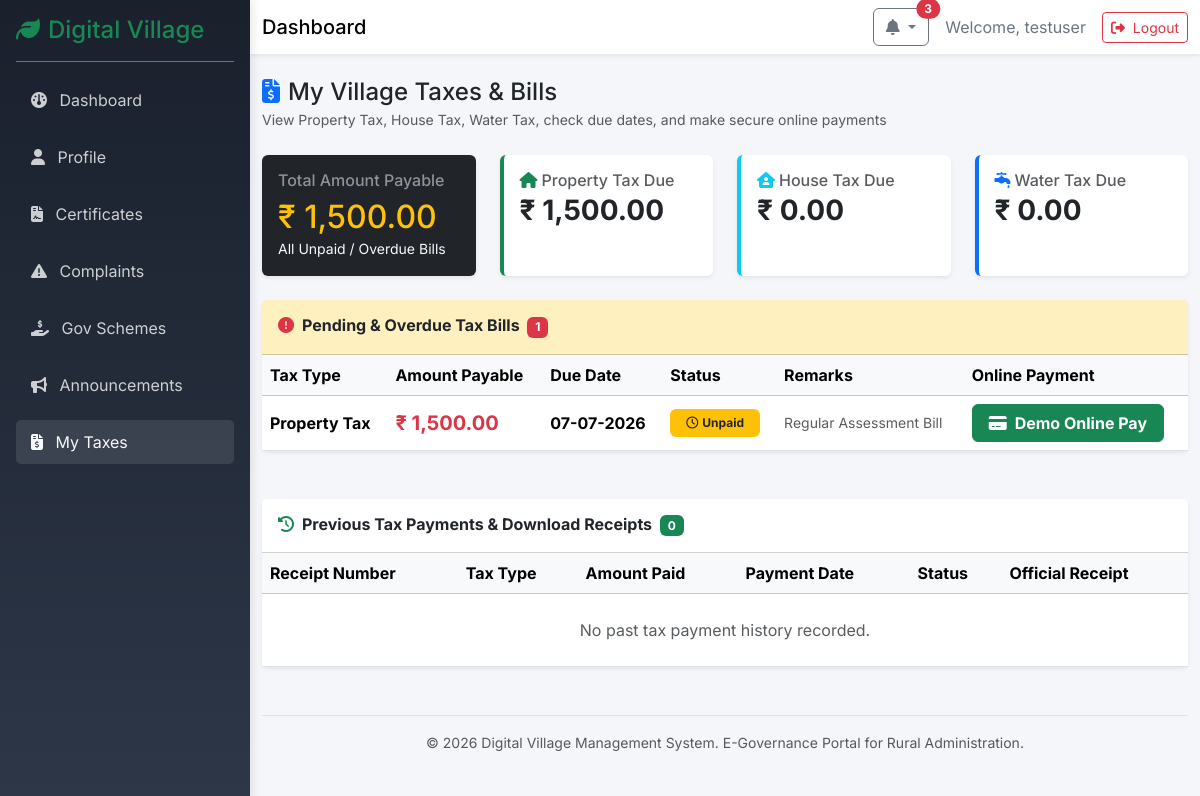
Screenshot of /villager/taxes (signed in) with the database file from the repository.
### models/user.py (models this page shows, shortened)
class User(UserMixin, db.Model):
    __tablename__ = 'users'
    id = db.Column(db.Integer, primary_key=True)
    username = db.Column(db.String(64), index=True, unique=True, nullable=False)
    password_hash = db.Column(db.String(256), nullable=False)
    role = db.Column(db.String(20), nullable=False, default='villager') # 'admin' or 'villager'
    created_at = db.Column(db.DateTime, default=datetime.utcnow)

### models/tax.py (models this page shows)
class Tax(db.Model):
    __tablename__ = 'taxes'
    id = db.Column(db.Integer, primary_key=True)
    villager_id = db.Column(db.Integer, db.ForeignKey('villagers.id'), nullable=False)
    tax_type = db.Column(db.String(50), nullable=False) # e.g. Property Tax, House Tax, Water Tax
    amount = db.Column(db.Float, nullable=False)
    due_date = db.Column(db.Date, nullable=False)
    payment_date = db.Column(db.DateTime, nullable=True)
    payment_status = db.Column(db.String(20), nullable=False, default='Unpaid') # Paid, Unpaid, Overdue
    receipt_number = db.Column(db.String(50), nullable=True, unique=True)
    remarks = db.Column(db.Text, nullable=True)
    created_at = db.Column(db.DateTime, default=datetime.utcnow)
    updated_at = db.Column(db.DateTime, default=datetime.utcnow, onupdate=datetime.utcnow)
    villager = db.relationship('Villager', backref=db.backref('taxes', lazy=True))

### routes/villager.py (the view)
@villager_bp.route('/taxes')
def taxes():
    villager_id = current_user.villager_profile.id
    all_taxes = Tax.query.filter_by(villager_id=villager_id).order_by(Tax.due_date.desc()).all()
    total_due = db.session.query(db.func.sum(Tax.amount)).filter(Tax.villager_id==villager_id, Tax.payment_status.in_(['Unpaid', 'Overdue'])).scalar() or 0.0
    prop_tax = db.session.query(db.func.sum(Tax.amount)).filter(Tax.villager_id==villager_id, Tax.tax_type=='Property Tax', Tax.payment_status.in_(['Unpaid', 'Overdue'])).scalar() or 0.0
    house_tax = db.session.query(db.func.sum(Tax.amount)).filter(Tax.villager_id==villager_id, Tax.tax_type=='House Tax', Tax.payment_status.in_(['Unpaid', 'Overdue'])).scalar() or 0.0
    water_tax = db.session.query(db.func.sum(Tax.amount)).filter(Tax.villager_id==villager_id, Tax.tax_type=='Water Tax', Tax.payment_status.in_(['Unpaid', 'Overdue'])).scalar() or 0.0
    paid_taxes = [t for t in all_taxes if t.payment_status == 'Paid']
    unpaid_taxes = [t for t in all_taxes if t.payment_status in ['Unpaid', 'Overdue']]
    return render_template('villager/taxes.html', taxes=all_taxes, paid_taxes=paid_taxes, unpaid_taxes=unpaid_taxes, total_due=total_due, prop_tax=prop_tax, house_tax=house_tax, water_tax=water_tax)

### routes/villager.py (called while the page is built)
@villager_bp.before_request
@login_required
def check_role():
    if current_user.role != 'villager':
        flash('Access denied. This section is for villagers only.', 'danger')
        return redirect(url_for('main.index'))

### templates/villager/taxes.html (shortened to what this page needs)
{% extends "dashboard_base.html" %}
{% block content %}
<div class="d-flex justify-content-between align-items-center mb-4 flex-wrap gap-2">
    <div>
        <h4 class="mb-0 text-dark"><i class="fa-solid fa-file-invoice-dollar me-2 text-primary"></i>My Village Taxes & Bills</h4>
        <small class="text-muted">View Property Tax, House Tax, Water Tax, check due dates, and make secure online payments</small>
    </div>
</div>
<div class="row g-4 mb-4">
    <div class="col-12 col-md-3">
        <div class="card shadow-sm border-0 bg-dark text-white h-100">
            <div class="card-body">
                <h6 class="card-title text-white-50">Total Amount Payable</h6>
                <h2 class="mb-0 text-warning">₹ {{ "{:,.2f}".format(total_due) }}</h2>
                <small class="text-light">All Unpaid / Overdue Bills</small>
            </div>
        </div>
    </div>
    <div class="col-12 col-md-3">
        <div class="card shadow-sm border-0 border-start border-success border-4 h-100">
            <div class="card-body">
                <h6 class="text-muted mb-1"><i class="fa-solid fa-home me-1 text-success"></i>Property Tax Due</h6>
                <h3 class="mb-0 fw-bold">₹ {{ "{:,.2f}".format(prop_tax) }}</h3>
            </div>
        </div>
    </div>
    <div class="col-12 col-md-3">
        <div class="card shadow-sm border-0 border-start border-info border-4 h-100">
            <div class="card-body">
                <h6 class="text-muted mb-1"><i class="fa-solid fa-house-user me-1 text-info"></i>House Tax Due</h6>
                <h3 class="mb-0 fw-bold">₹ {{ "{:,.2f}".format(house_tax) }}</h3>
            </div>
        </div>
    </div>
    <div class="col-12 col-md-3">
        <div class="card shadow-sm border-0 border-start border-primary border-4 h-100">
            <div class="card-body">
                <h6 class="text-muted mb-1"><i class="fa-solid fa-faucet-drip me-1 text-primary"></i>Water Tax Due</h6>
                <h3 class="mb-0 fw-bold">₹ {{ "{:,.2f}".format(water_tax) }}</h3>
            </div>
        </div>
    </div>
</div>
<div class="card shadow-sm border-0 mb-5">
    <div class="card-header bg-warning bg-opacity-25 py-3">
        <h6 class="mb-0 fw-bold text-dark"><i class="fa-solid fa-exclamation-circle me-2 text-danger"></i>Pending & Overdue Tax Bills <span class="badge bg-danger ms-1">{{ unpaid_taxes|length }}</span></h6>
    </div>
    <div class="card-body p-0">
        <div class="table-responsive">
            <table class="table table-hover align-middle mb-0">
                <thead class="table-light">
                    <tr>
                        <th>Tax Type</th>
                        <th>Amount Payable</th>
                        <th>Due Date</th>
                        <th>Status</th>
                        <th>Remarks</th>
                        <th>Online Payment</th>
                    </tr>
                </thead>
                <tbody>
                    {% for t in unpaid_taxes %}
                    <tr>
                        <td><strong>{{ t.tax_type }}</strong></td>
                        <td class="fw-bold text-danger fs-5">₹ {{ "{:,.2f}".format(t.amount) }}</td>
                        <td>
                            <span class="fw-bold">{{ t.due_date.strftime('%d-%m-%Y') }}</span>
                        </td>
                        <td>
                            {% if t.payment_status == 'Overdue' %}
                                <span class="badge bg-danger px-3 py-2"><i class="fa-solid fa-exclamation-triangle me-1"></i>Overdue</span>
                            {% else %}
                                <span class="badge bg-warning text-dark px-3 py-2"><i class="fa-regular fa-clock me-1"></i>Unpaid</span>
                            {% endif %}
                        </td>
                        <td class="text-muted small">{{ t.remarks or 'Regular Assessment Bill' }}</td>
                        <td>
                            <form action="{{ url_for('villager.pay_tax', id=t.id) }}" method="POST" onsubmit="return confirm('Demo Online Payment: Proceed to pay Rs. {{ t.amount }} for {{ t.tax_type }}?');">
                                <button type="submit" class="btn btn-success fw-bold px-3">
                                    <i class="fa-solid fa-credit-card me-2"></i>Demo Online Pay
                                </button>
                            </form>
                        </td>
                    </tr>
                    {% endfor %}
                </tbody>
            </table>
        </div>
    </div>
</div>
<div class="card shadow-sm border-0">
    <div class="card-header bg-white py-3">
        <h6 class="mb-0 fw-bold"><i class="fa-solid fa-history me-2 text-success"></i>Previous Tax Payments & Download Receipts <span class="badge bg-success ms-1">{{ paid_taxes|length }}</span></h6>
    </div>
    <div class="card-body p-0">
        <div class="table-responsive">
            <table class="table table-hover align-middle mb-0">
                <thead class="table-light">
                    <tr>
                        <th>Receipt Number</th>
                        <th>Tax Type</th>
                        <th>Amount Paid</th>
                        <th>Payment Date</th>
                        <th>Status</th>
                        <th>Official Receipt</th>
                    </tr>
                </thead>
                <tbody>
                    {% for p in paid_taxes %}
                    <tr>
                        <td><code class="text-success fw-bold fs-6">{{ p.receipt_number }}</code></td>
                        <td><strong>{{ p.tax_type }}</strong></td>
                        <td class="fw-bold text-success">₹ {{ "{:,.2f}".format(p.amount) }}</td>
                        <td>{% if p.payment_date %}{{ p.payment_date.strftime('%d-%m-%Y %H:%M') }}{% else %}{{ p.updated_at.strftime('%d-%m-%Y') }}{% endif %}</td>
                        <td><span class="badge bg-success px-3 py-2"><i class="fa-solid fa-check-circle me-1"></i>Paid</span></td>
                        <td>
                            <a href="{{ url_for('villager.tax_receipt', id=p.id) }}" target="_blank" class="btn btn-sm btn-outline-danger fw-bold">
                                <i class="fa-solid fa-file-pdf me-1"></i> Download Receipt (PDF)
                            </a>
                        </td>
                    </tr>
                    {% else %}
                    <tr>
                        <td colspan="6" class="text-center py-4 text-muted">No past tax payment history recorded.</td>
                    </tr>
                    {% endfor %}
                </tbody>
            </table>
        </div>
    </div>
</div>
{% endblock %}

### templates/dashboard_base.html (shortened to what this page needs)
<!DOCTYPE html>
<html lang="en">
<head>
    <link href="https://cdn.jsdelivr.net/npm/bootstrap@5.3.2/dist/css/bootstrap.min.css" rel="stylesheet">
    <link rel="stylesheet" href="https://cdnjs.cloudflare.com/ajax/libs/font-awesome/6.4.0/css/all.min.css">
    <link rel="stylesheet" href="{{ url_for('static', filename='css/style.css') }}">
</head>
<body class="dashboard-body">
    <div class="sidebar bg-dark text-white p-3" id="sidebar">
        <div class="sidebar-header border-bottom border-secondary pb-3 mb-3">
            <h4 class="mb-0 text-success"><i class="fa-solid fa-leaf me-2"></i>Digital Village</h4>
        </div>
        <ul class="nav flex-column sidebar-nav">
            {% if current_user.role == 'villager' %}
            <li class="nav-item mb-2">
                <a class="nav-link text-light {% if request.endpoint == 'villager.dashboard' %}active{% endif %}" href="{{ url_for('villager.dashboard') }}">
                    <i class="fa-solid fa-gauge me-2"></i> Dashboard
                </a>
            </li>
            <li class="nav-item mb-2">
                <a class="nav-link text-light {% if request.endpoint == 'villager.profile' %}active{% endif %}" href="{{ url_for('villager.profile') }}">
                    <i class="fa-solid fa-user me-2"></i> Profile
                </a>
            </li>
            <li class="nav-item mb-2">
                <a class="nav-link text-light {% if 'villager.certificate' in request.endpoint %}active{% endif %}" href="{{ url_for('villager.certificates') }}">
                    <i class="fa-solid fa-file-contract me-2"></i> Certificates
                </a>
            </li>
            <li class="nav-item mb-2">
                <a class="nav-link text-light {% if 'villager.complaint' in request.endpoint %}active{% endif %}" href="{{ url_for('villager.complaints') }}">
                    <i class="fa-solid fa-exclamation-triangle me-2"></i> Complaints
                </a>
            </li>
            <li class="nav-item mb-2">
                <a class="nav-link text-light {% if 'villager.scheme' in request.endpoint or 'villager.favourite' in request.endpoint %}active{% endif %}" href="{{ url_for('villager.schemes') }}">
                    <i class="fa-solid fa-hand-holding-dollar me-2"></i> Gov Schemes
                </a>
            </li>
            <li class="nav-item mb-2">
                <a class="nav-link text-light {% if 'villager.announcement' in request.endpoint %}active{% endif %}" href="{{ url_for('villager.announcements') }}">
                    <i class="fa-solid fa-bullhorn me-2"></i> Announcements
                </a>
            </li>
            <li class="nav-item mb-2">
                <a class="nav-link text-light {% if 'villager.tax' in request.endpoint %}active{% endif %}" href="{{ url_for('villager.taxes') }}">
                    <i class="fa-solid fa-file-invoice-dollar me-2"></i> My Taxes
                </a>
            </li>
            {% endif %}
        </ul>
    </div>
    <div class="main-content" id="main-content">
        <nav class="navbar navbar-expand-lg navbar-light bg-white shadow-sm mb-4">
            <div class="container-fluid">
                <span class="navbar-brand mb-0 h1 d-none d-md-block">Dashboard</span>
                <div class="ms-auto d-flex align-items-center">
                    {% if current_user.role == 'villager' %}
                    <div class="dropdown me-3">
                        <a class="btn btn-outline-secondary position-relative dropdown-toggle" href="#" role="button" id="notificationDropdown" data-bs-toggle="dropdown" aria-expanded="false" title="Notifications">
                            <i class="fa-solid fa-bell"></i>
                            {% if unread_announcements_count and unread_announcements_count > 0 %}
                            <span class="position-absolute top-0 start-100 translate-middle badge rounded-pill bg-danger animate__animated animate__pulse animate__infinite">
                                {{ unread_announcements_count }}
                            </span>
                            {% endif %}
                        </a>
                    </div>
                    {% endif %}
                    <span class="me-3 text-secondary">Welcome, {{ current_user.username }}</span>
                    <a href="{{ url_for('auth.logout') }}" class="btn btn-outline-danger btn-sm">
                        <i class="fa-solid fa-right-from-bracket me-1"></i> Logout
                    </a>
                </div>
            </div>
        </nav>
        <div class="container-fluid">
            <div class="pb-5">
                {% block content %}{% endblock %}
            </div>
            <footer class="mt-auto py-3 border-top text-center text-muted small">
                <div class="container-fluid">
                    <span>&copy; 2026 Digital Village Management System. E-Governance Portal for Rural Administration.</span>
                </div>
            </footer>
        </div>
    </div>
</body>
</html>

### static/css/style.css (style rules this page uses)
body { background-color: #f8f9fa; font-family: 'Inter', sans-serif; }
.card { transition: transform 0.2s ease, box-shadow 0.2s ease; }
.dashboard-body { display: flex; min-height: 100vh; background-color: #f4f6f9; }
.sidebar { width: 250px; transition: all 0.3s; height: 100vh; position: fixed; top: 0; left: 0; z-index: 1000; }
.sidebar-nav .nav-link { border-radius: 5px; margin-bottom: 5px; padding: 10px 15px; opacity: 0.8; }
.sidebar-nav .nav-link:hover, .sidebar-nav .nav-link.active { background-color: rgba(255,255,255,0.1); opacity: 1; }
.main-content { flex-grow: 1; margin-left: 250px; width: calc(100% - 250px); transition: all 0.3s; min-height: 100vh; }
.card { animation: fadeIn 0.3s ease-in-out; }
.sidebar { background: linear-gradient(180deg, #1a202c 0%, #2d3748 100%) !important; box-shadow: 2px 0 10px rgba(0,0,0,0.1); }

### rows the page displays
User: username "testuser"
Tax: tax_type "Property Tax", amount "1,500.00", due_date "07-07-2026", payment_status "Unpaid", remarks "Regular Assessment Bill"

### other values shown
{{ unread_announcements_count }} "3"
{{ "{:,.2f}".format(total_due) }} "1,500.00"
{{ "{:,.2f}".format(prop_tax) }} "1,500.00"
{{ "{:,.2f}".format(house_tax) }} "0.00"
{{ "{:,.2f}".format(water_tax) }} "0.00"
{{ unpaid_taxes|length }} "1"
{{ paid_taxes|length }} "0"
